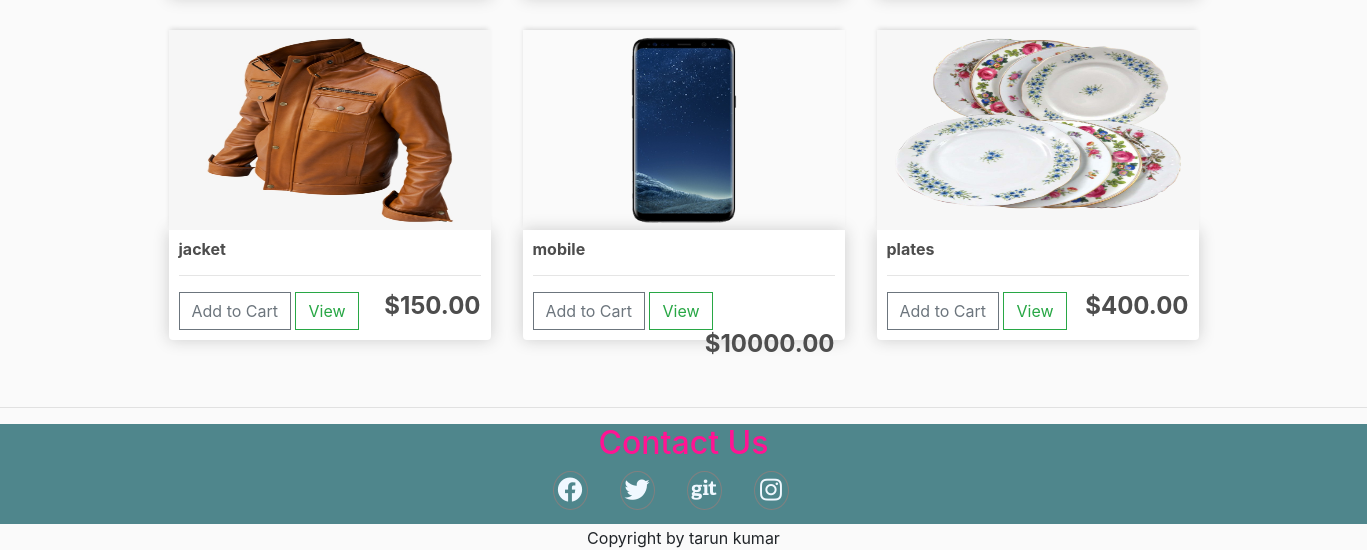
Before: / (lower part) with the older database file.
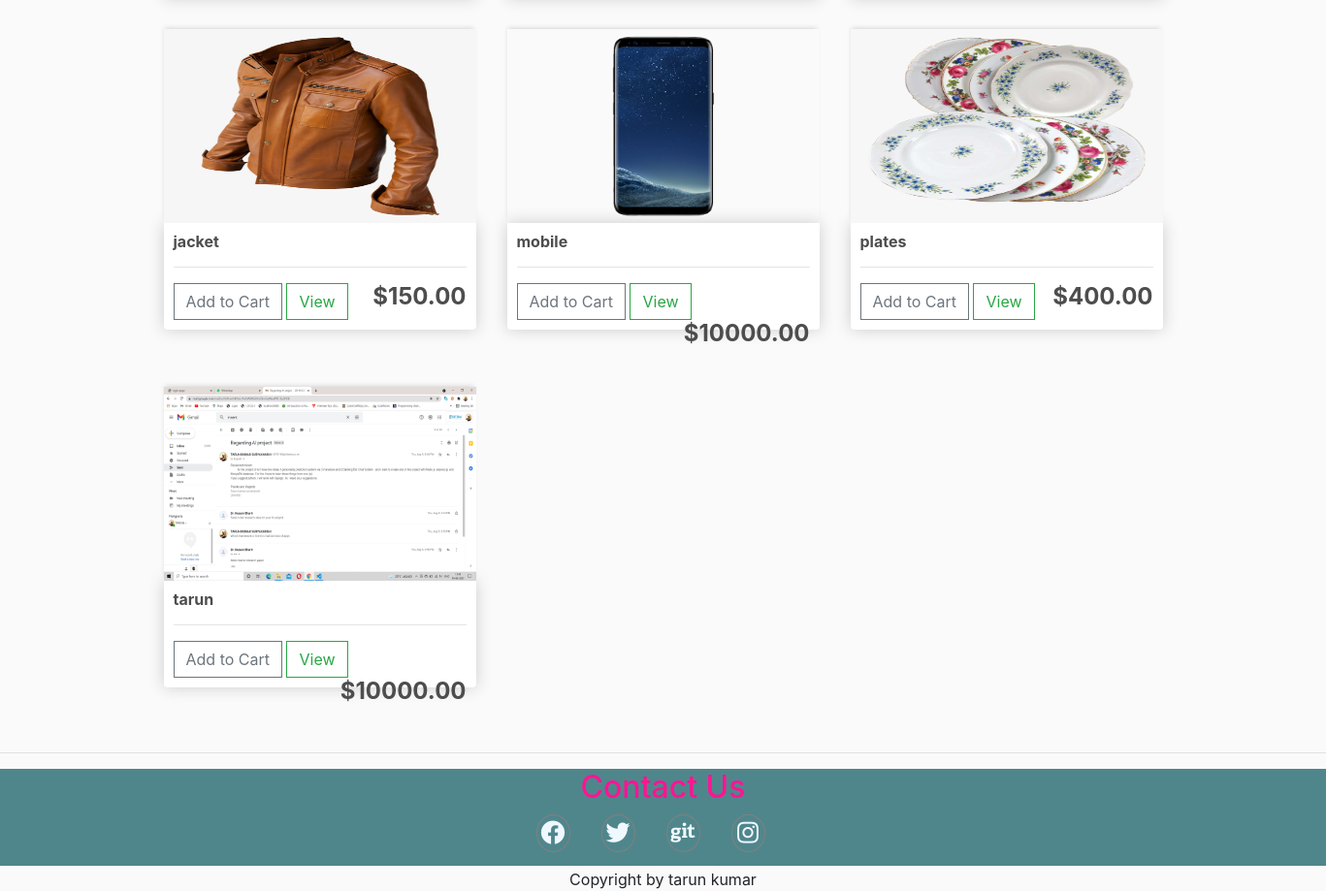
After: the same page with the newer database file.
### store/models.py (models this page shows, shortened)
class Product(models.Model):
    name = models.CharField(null=True, max_length=50)
    modeltype = models.CharField(null=True, max_length=50)
    price = models.DecimalField( max_digits=7, decimal_places=2)
    productDetail = models.TextField(null=True,blank=True)
    degital = models.BooleanField(default=False,null=True,blank=False)
    image = models.ImageField(null=True,blank=True,)
    @property
    def imageURL(self):
        try:
            url = self.image.url
        except:
            url = ''
        return url

### store/views.py (the view)
# urls.py: path('',include('store.urls')),
def store(request):
    print(request.user.is_authenticated)
    if request.user.is_authenticated:
        customer = request.user.customer
        print(customer)
        order, created = Order.objects.get_or_create(
            customer=customer, complete=False)
        items = order.orderitem_set.all()
        cartItems = order.get_cart_items
    else:
        items = []
        order = {'get_cart_total': 0, 'get_cart_item': 0, 'shipping': False}
        cartItems = 0
    return render(request, 'store/store.html', context={'products': Product.objects.all(), 'cartItems': cartItems})

### store/templates/store/store.html (shortened to what this page needs)
{% extends 'store/main.html' %} {% load static %}{% block title %}welcome-User{% endblock title %} {% block content %}
</head>
<body>
    <div class="row m-4">
        {% for product in products %}
        <div class="col-4 p-3">
            <div class="crad-effect">
                {% if product.image %}
                <img class="thumbnail" src="{{product.imageURL}}"> {% endif %}
                <div class="box-element product">
                    <h6><strong>{{product.name}}</strong></h6>
                    <hr>
                    <button data-product={{product.id}} data-action="add" class="btn btn-outline-secondary add-btn update-cart">Add to Cart</button>
                    <a class="btn btn-outline-success" href="{% url 'product_detail' product.name %}">View</a>
                    <h4 style="display: inline-block; float: right"><strong>${{product.price|floatformat:2}}</strong></h4>
                </div>
            </div>
        </div>
        {% endfor %}
    </div>
    {% endblock content %}

Changed rows visible on the page:
added Product: imageURL (picture), name "tarun", price "10000.00"
